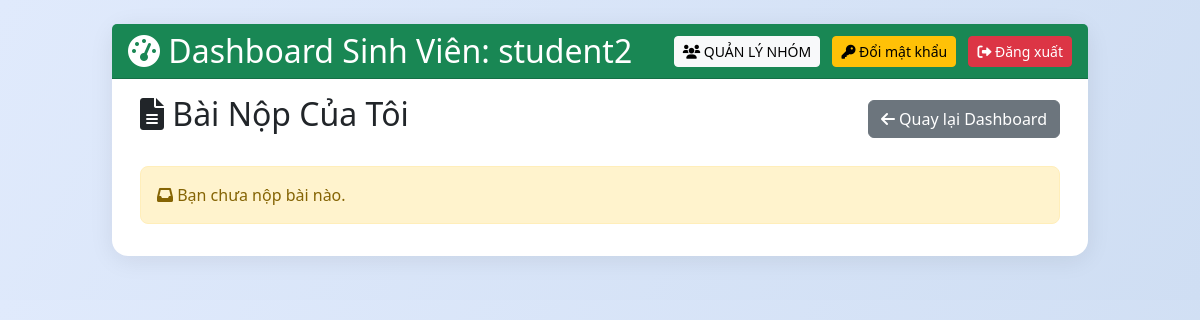
Page /student/my_submissions (signed in) on the earlier database version.
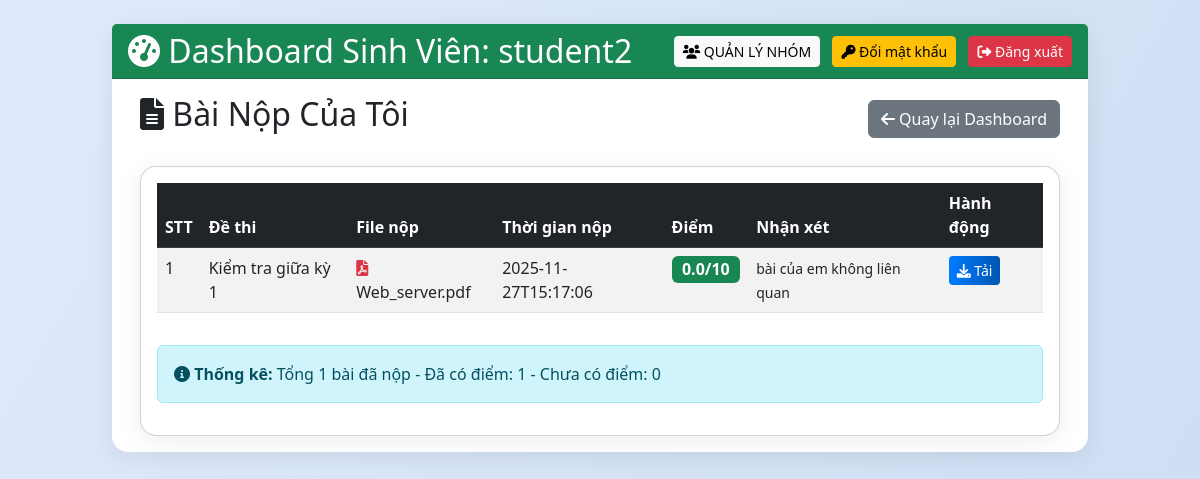
Same page on the later database version.
### tables this page shows
CREATE TABLE users (
            id INTEGER PRIMARY KEY AUTOINCREMENT,
            username TEXT UNIQUE,
            password TEXT,
            role TEXT,
            email TEXT UNIQUE,
            rsa_private BLOB,
            salt TEXT,
            full_name TEXT,
            student_id TEXT,
            class_name TEXT,
            status TEXT DEFAULT 'approved',
            approval_note TEXT,
            selected_teachers TEXT,
            teacher_id TEXT,
            failed_attempts INTEGER DEFAULT 0,
            lock_until TEXT
        , is_deleted INTEGER DEFAULT 0, is_locked INTEGER DEFAULT 0);

CREATE TABLE submissions
             (id INTEGER PRIMARY KEY AUTOINCREMENT, exam_id INTEGER, student_id INTEGER, submission_file TEXT, submission_time TEXT, status TEXT DEFAULT 'submitted', encrypted_file BLOB, encrypted_aes_key BLOB, file_hash TEXT, score REAL, teacher_note TEXT, graded_time TEXT, filename TEXT, enc_path TEXT);

CREATE TABLE exams (
            id INTEGER PRIMARY KEY AUTOINCREMENT,
            filename TEXT,
            enc_path TEXT,
            release_time TEXT,
            expire_time TEXT,
            teacher_id INTEGER,
            ten_de TEXT,
            encrypted_aes_key BLOB,
            signature BLOB,
            file_hash TEXT,
            allowed_students TEXT
        , aes_key BLOB, pin_code TEXT, auth_mode TEXT DEFAULT 'both', allowed_groups TEXT);

### app.py (the view)
@app.route('/student/my_submissions')
@login_required
def student_submissions():
    if current_user.role != 'student':
        return redirect('/dashboard')
    submissions = c.execute("""
        SELECT s.id, e.ten_de, s.filename, s.submission_time, s.score, s.teacher_note, s.graded_time, e.id as exam_id
        FROM submissions s
        JOIN exams e ON s.exam_id = e.id
        WHERE s.student_id = ?
        ORDER BY s.submission_time DESC
    """, (current_user.id,)).fetchall()
    return render_template('student_submissions.html', submissions=submissions)

### app.py (called while the page is built)
@login_manager.user_loader
def load_user(uid):
    row = c.execute("SELECT id, username, role, email FROM users WHERE id=?",(uid,)).fetchone()
    return User(*row) if row else None

@app.before_request
def ensure_csrf_token():
    if 'csrf_token' not in session:
        session['csrf_token'] = secrets.token_hex(16)

@app.after_request
def set_security_headers(resp):
    resp.headers['X-Frame-Options'] = 'SAMEORIGIN'
    resp.headers['X-Content-Type-Options'] = 'nosniff'
    resp.headers['Referrer-Policy'] = 'no-referrer'
    resp.headers['Content-Security-Policy'] = "default-src 'self'; script-src 'self' https://cdn.jsdelivr.net 'unsafe-inline' blob:; worker-src 'self' blob:; style-src 'self' https://cdn.jsdelivr.net https://cdnjs.cloudflare.com 'unsafe-inline'; font-src 'self' https://cdnjs.cloudflare.com; img-src 'self' data:; frame-ancestors 'self'; object-src 'none'"
    return resp

### templates/student_submissions.html (shortened to what this page needs)
{% extends "base.html" %}
{% block content %}
<div class="container">
    <div class="d-flex justify-content-between align-items-center mb-4">
        <h2><i class="fas fa-file-alt"></i> Bài Nộp Của Tôi</h2>
        <a href="/dashboard" class="btn btn-secondary">
            <i class="fas fa-arrow-left"></i> Quay lại Dashboard
        </a>
    </div>
    {% if submissions %}
    <div class="card">
        <div class="card-body">
            <div class="table-responsive">
                <table class="table table-striped table-hover">
                    <thead class="table-dark">
                        <tr>
                            <th>STT</th>
                            <th>Đề thi</th>
                            <th>File nộp</th>
                            <th>Thời gian nộp</th>
                            <th>Điểm</th>
                            <th>Nhận xét</th>
                            <th>Hành động</th>
                        </tr>
                    </thead>
                    <tbody>
                        {% for sub in submissions %}
                        <tr>
                            <td>{{ loop.index }}</td>
                            <td>{{ sub[1] }}</td>
                            <td><i class="fas fa-file-pdf text-danger"></i> {{ sub[2] }}</td>
                            <td>{{ sub[3] }}</td>
                            <td>
                                {% if sub[4] is not none %}
                                <span class="badge bg-success fs-6">{{ sub[4] }}/10</span>
                                {% else %}
                                <span class="badge bg-secondary">Chưa chấm</span>
                                {% endif %}
                            </td>
                            <td>
                                {% if sub[5] %}
                                <small>{{ sub[5] }}</small>
                                {% else %}
                                <span class="text-muted">-</span>
                                {% endif %}
                            </td>
                            <td>
                                <a href="{{ url_for('download_submission', sid=sub[0]) }}" class="btn btn-sm btn-primary" title="Tải xuống bài làm">
                                    <i class="fas fa-download"></i> Tải
                                </a>
                            </td>
                        </tr>
                        {% endfor %}
                    </tbody>
                </table>
            </div>
            <div class="alert alert-info mt-3">
                <i class="fas fa-info-circle"></i> <strong>Thống kê:</strong>
                Tổng {{ submissions|length }} bài đã nộp
                {% set graded = submissions|selectattr('4', 'ne', none)|list|length %}
                - Đã có điểm: {{ graded }}
                - Chưa có điểm: {{ submissions|length - graded }}
            </div>
        </div>
    </div>
    {% else %}
    <div class="alert alert-warning">
        <i class="fas fa-inbox"></i> Bạn chưa nộp bài nào.
    </div>
    {% endif %}
</div>
{% endblock %}

### templates/base.html (shortened to what this page needs)
<!DOCTYPE html>
<html lang="vi">
<head>
    <link href="https://cdn.jsdelivr.net/npm/bootstrap@5.3.0/dist/css/bootstrap.min.css" rel="stylesheet">
    <link href="https://cdnjs.cloudflare.com/ajax/libs/font-awesome/6.0.0/css/all.min.css" rel="stylesheet">
    <link rel="stylesheet" href="{{ url_for('static', filename='css/style.css') }}">
</head>
<body class="bg-light">
    <div class="container-fluid py-4">
        <div class="row justify-content-center">
            <div class="col-lg-10">
                <div class="card card-custom">
                    {% block header %}
                    {% if current_user.is_authenticated %}
                    <div class="card-header {% if current_user.role == 'teacher' %}bg-primary{% elif current_user.role == 'student' %}bg-success{% elif current_user.role == 'admin' %}bg-dark{% endif %} text-white d-flex justify-content-between align-items-center">
                        <h2 class="mb-0">
                            <i class="fas fa-tachometer-alt"></i>
                            {% if current_user.role == 'teacher' %}Hệ thống Quản Lý Đề thi{% elif current_user.role == 'student' %}Dashboard Sinh Viên: {{ current_user.username }}{% else %}Quản Trị Hệ Thống{% endif %}
                        </h2>
                        <div>
                            {% if current_user.role == 'student' %}
                            <a href="/student/groups" class="btn btn-light btn-sm me-2">
                                <i class="fas fa-users"></i> QUẢN LÝ NHÓM
                            </a>
                            <a href="{{ url_for('change_password') }}" class="btn btn-warning btn-sm me-2">
                                <i class="fas fa-key"></i> Đổi mật khẩu
                            </a>
                            {% endif %}
                            <a href="{{ url_for('logout') }}" class="btn btn-danger btn-sm">
                                <i class="fas fa-sign-out-alt"></i> Đăng xuất
                            </a>
                        </div>
                    </div>
                    {% endif %}
                    {% endblock %}
                    <div class="card-body {% if not current_user.is_authenticated %}p-0 border-0{% endif %}">
                        {% block content %}{% endblock %}
                    </div>
                </div>
            </div>
        </div>
    </div>
</body>
</html>

### static/css/style.css (style rules this page uses)
body { font-family: 'Segoe UI', 'Roboto', Arial, sans-serif; background: linear-gradient(120deg, #e0eafc 0%, #cfdef3 100%); }
.card { border-radius: 16px; box-shadow: 0 4px 24px rgba(0,0,0,0.08); }
.card-header { border-radius: 16px 16px 0 0; }
.btn-primary { background: linear-gradient(90deg, #007bff 0%, #0056b3 100%); border: none; }

### templates/base.html (style rules this page uses)
.card-custom { border: none; box-shadow: 0 4px 8px rgba(0,0,0,0.1); margin-bottom: 20px; }

Differences in the rows shown:
added submissions: ten_de "Kiểm tra giữa kỳ 1", filename "Web_server.pdf", submission_time "2025-11-27T15:17:06", score "0.0", teacher_note "bài của em không liên quan"
Other differences:
{{ submissions|length }}: (not shown) → "1"
{{ graded }}: (not shown) → "1"
{{ submissions|length - graded }}: (not shown) → "0"
text no longer shown: "Bạn chưa nộp bài nào."
text now shown: "STT Đề thi File nộp Thời gian nộp Điểm Nhận xét Hành động Thống kê: Tổng bài đã nộp - Đã có điểm: - Chưa có điểm:"
